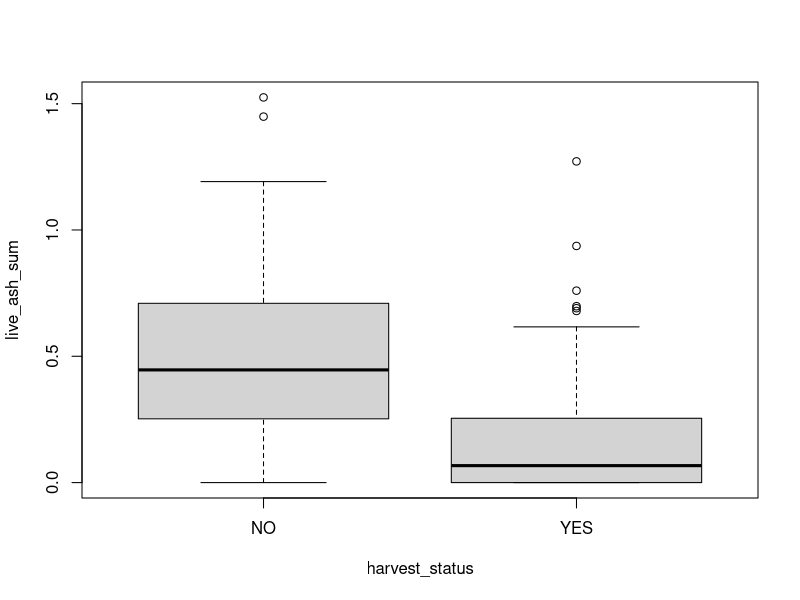
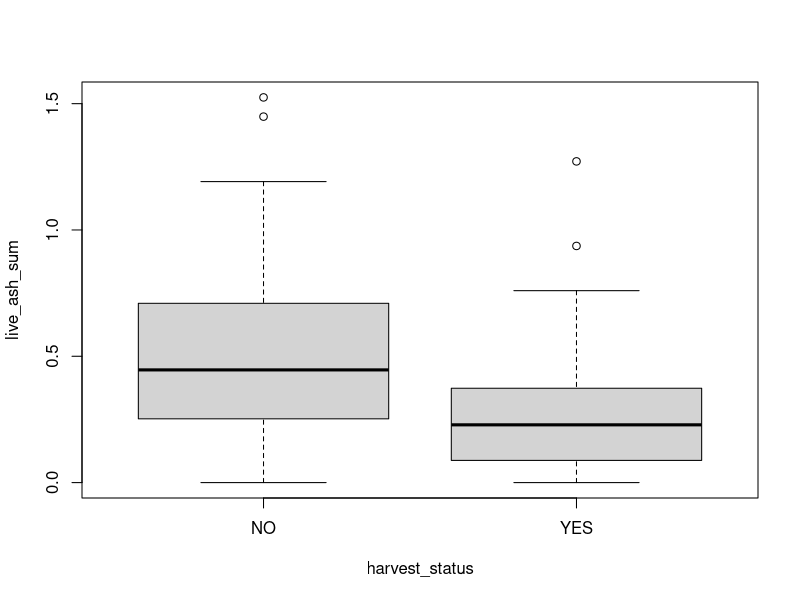
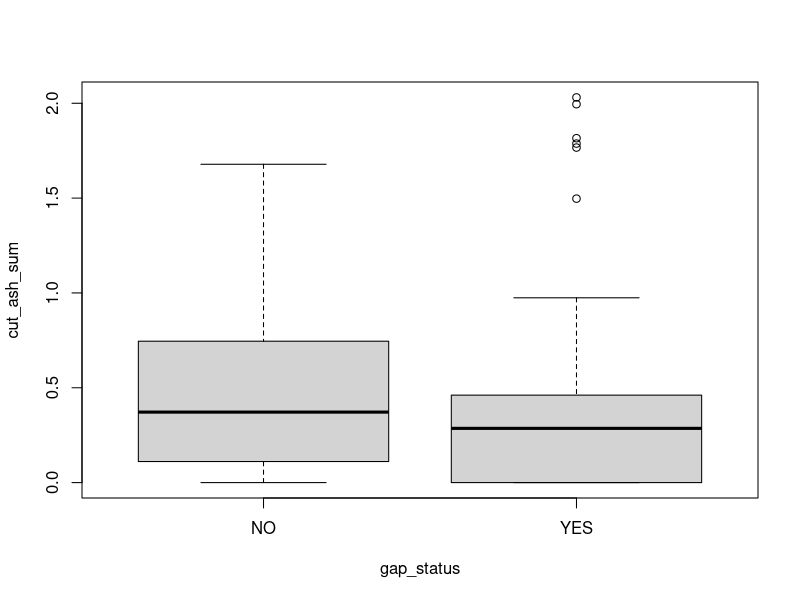
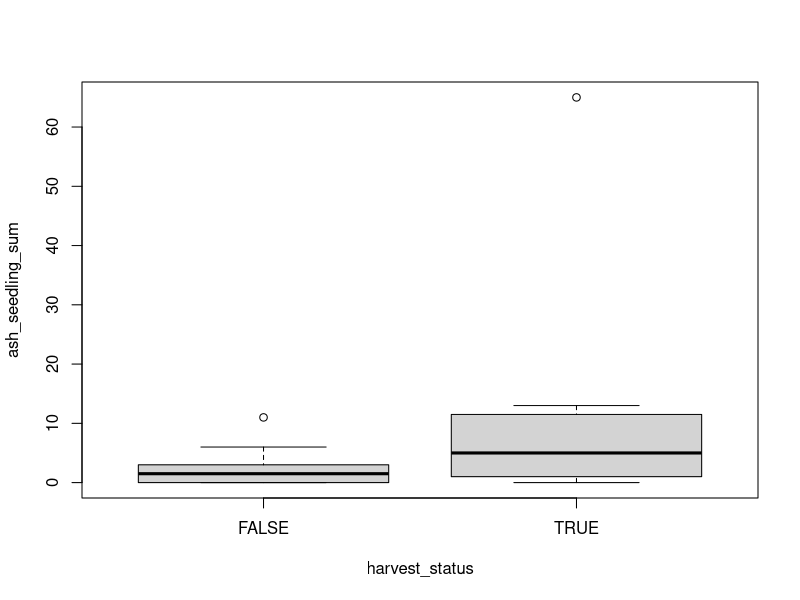
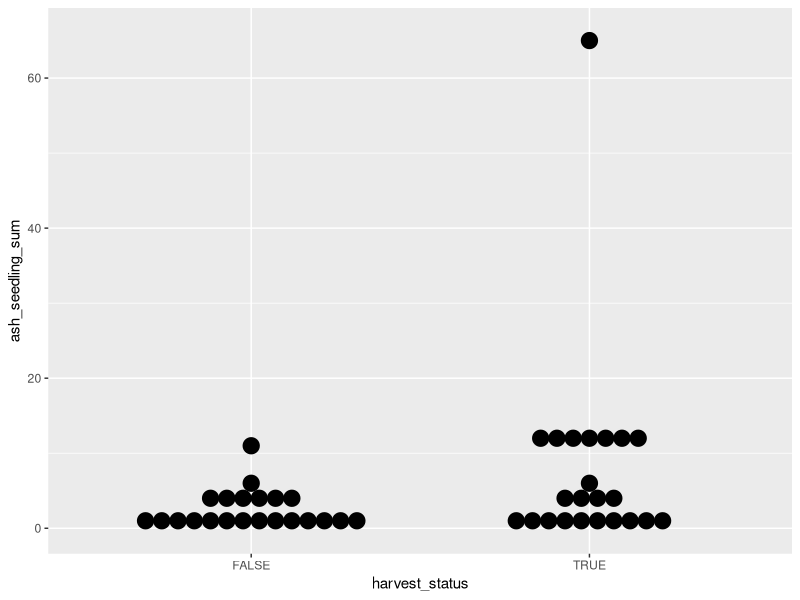
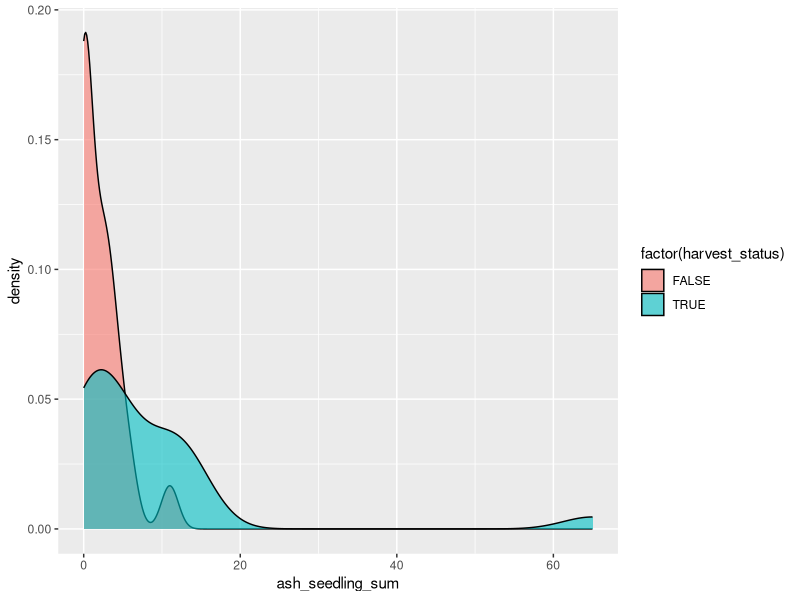
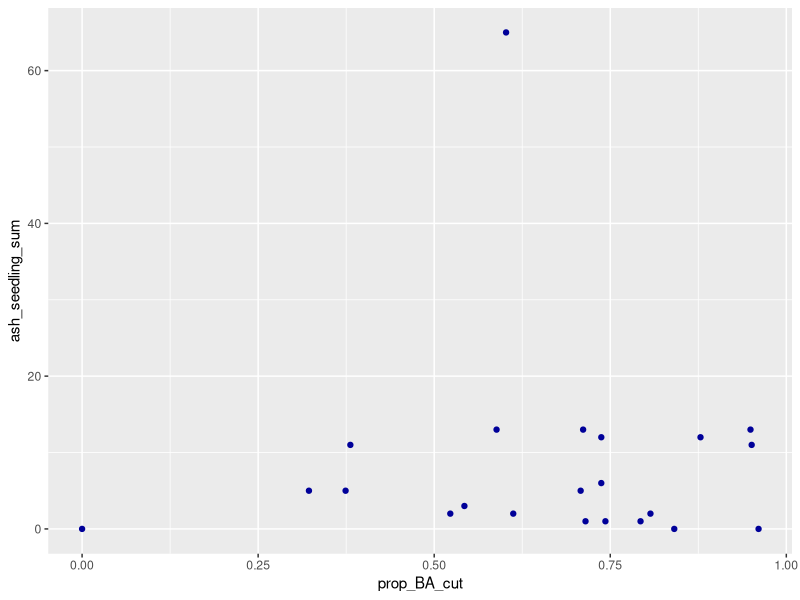
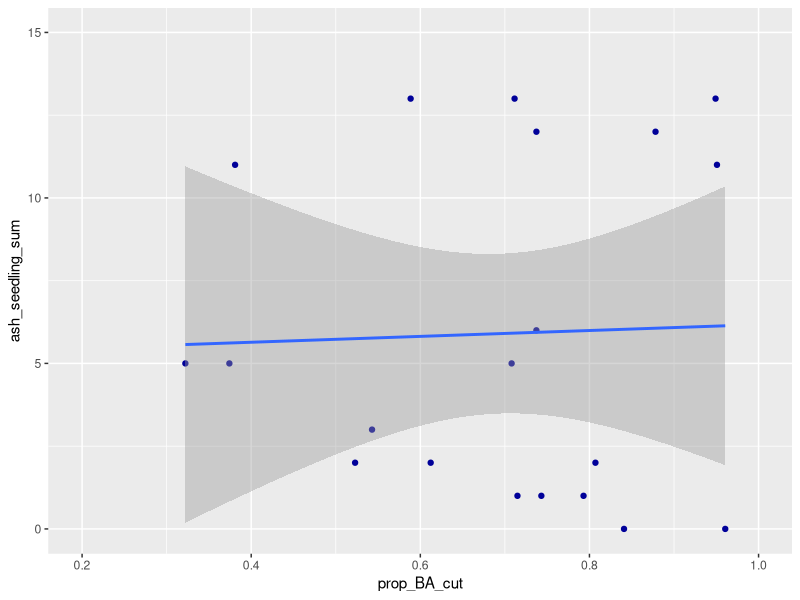

These charts were generated, in order, by the following R code:
## ---- chunk 1
knitr::opts_chunk$set(echo = TRUE)
stand_info <- read.csv("STAND_INFO_EAB_project_2020_cleaned_data.csv")
plot_info <- read.csv("PLOT_INFO_EAB_project_2020_cleaned_data.csv")
overstory_data <- read.csv("TREES_EAB_project_2020_cleaned_data.csv")
seedling_data <- read.csv("SEEDLINGS_EAB_project_2020_cleaned_data.csv")
small_sapling_data <- read.csv("SAPLINGS_SMALL_EAB_project_2020_cleaned_data.csv")
large_sapling_data <- read.csv("SAPLINGS_LARGE_EAB_project_2020_cleaned_data.csv")

library(tibble)
library(ggplot2)

#changing name of first column since it had some weird characters in it
names(overstory_data)[1] <- "plot_ID"
names(plot_info)[1] <- "plot_ID"
names(stand_info)[1]<- "Property"
names(seedling_data)[1] <- "plot_ID"
names(small_sapling_data)[1] <- "plot_ID"
names(large_sapling_data)[1] <- "plot_ID"
## ---- chunk 2
overstory_plus <- merge(x=overstory_data,y=plot_info,by="plot_ID")

#IN THE BELOW MODEL, I'm gonna convert things to use METRIC, not imperial, units!

overstory_plus$ASH_stump_DBH <- rep(NA)
overstory_plus$BA_sqm <- rep(NA)

#calculating BA for live trees & stumps using standard conversion from DBH to BA
#overstory_plus$BA_sqft <- overstory_plus$DBH_cm*overstory_plus$DBH_cm*0.005454

#BUT SINCE WE WANNA DO IT USING METRIC UNITS:
#RIGHT NOW THIS IS ONLY DOING IT CORRECTLY FOR LIVE TREES, NOT USING THE CORRECT DATA FOR STUMPS!!
overstory_plus$BA_sqm <- overstory_plus$DBH_cm*overstory_plus$DBH_cm*pi/40000

#only calculating the stump DBH w/ these constants for ash
for(i in nrow(overstory_plus)){
  if(overstory_plus$species[i]=="FRAM"){
    overstory_plus$ASH_stump_DBH[i] <- 
      (overstory_plus$DBH_cm[i]*((1.3716/overstory_plus$height_m[i])^-0.1074) +
         0.0685*(1.3716-overstory_plus$height_m[i]) + 0)
    # and then converting that to BA, for ASH stumps only
    overstory_plus$BA_sqm[i] <- 
      overstory_plus$ASH_stump_DBH[i]*overstory_plus$ASH_stump_DBH[i]*pi/40000 
  }
  
  plot_names <- unique(overstory_plus$plot_ID)
  ash_cut <- data.frame("plot_ID" = plot_info$plot_ID, 
                        "stand_ID" = plot_info$Stand_name,
                        "harvest_status" = plot_info$harvest_status, 
                        "gap_status" = plot_info$gap_status, 
                        "live_ash_sum"=rep(0), #starting @ zero so they can be added to
                        "cut_ash_sum"=rep(0) #ditto
                        #,"any_live_ash"=rep("NA"), #but adding a separate var to tell
                        #"any_cut_ash"=rep("NA") #whether it actually went thru /was counted
  )
  
  for (i in 1:nrow(overstory_plus)){ #iterating thru each tree/stump/snag in all plots
    
    #basically, adding the BA of each live ash tree in a plot to the sum value
    if(overstory_plus$species[i]=="FRAM"){
      if(overstory_plus$status[i]=="live"){
        ash_cut$live_ash_sum[ash_cut$plot_ID==overstory_plus$plot_ID[i]] <- 
          ash_cut$live_ash_sum[ash_cut$plot_ID==overstory_plus$plot_ID[i]] +
          overstory_plus$BA_sqm[i]
        #using BA calculated from DBH calculated w/ the formula I used above!
      } else if(overstory_plus$status[i]=="stump") {
        ash_cut$cut_ash_sum[ash_cut$plot_ID==overstory_plus$plot_ID[i]] <- 
          ash_cut$cut_ash_sum[ash_cut$plot_ID==overstory_plus$plot_ID[i]] +
          overstory_plus$BA_sqm[i]
      }
    }
    
  }
}
## ---- chunk 3
#this one maps BA (in sq m) of standing ash against harvest status 
#across all plots
boxplot(formula=live_ash_sum~harvest_status, data=ash_cut)

#ditto this one, except comparing only "matrix" plots against unharvested
boxplot(formula=live_ash_sum~harvest_status, 
        data=ash_cut[ash_cut$gap_status=="NO",])

#now just looking @ the spread of CUT ash in harvested sites
boxplot(formula=cut_ash_sum~gap_status,
        data=ash_cut[ash_cut$harvest_status=="YES",])

#are they significant?
live_ash_BA_all <- aov(formula=live_ash_sum~harvest_status, data=ash_cut)
print(live_ash_BA_all)
print(summary(live_ash_BA_all)) #yes!

live_ash_BA_mat <- aov(formula=live_ash_sum~harvest_status, 
                       data=ash_cut[ash_cut$gap_status=="NO",])
print(live_ash_BA_mat)
print(summary(live_ash_BA_mat))
## ---- chunk 4
#merging the seedlings df w/ the plot_info df on the basis of the plot_ID column
seedlings_plus <- merge(x=seedling_data,y=plot_info,by="plot_ID")

ash_seedlings <- data.frame("plot_ID" = plot_info$plot_ID, 
                            "stand_ID" = plot_info$Stand_name,
                            "harvest_status" = plot_info$harvest_status, 
                            "gap_status" = plot_info$gap_status, 
                            "ash_seedling_sum"=rep(0) #starting @ zero so they can be added to
)

#for loop to sum up all the ash seedlings...
for(i in 1:nrow(seedlings_plus)){ #iterating thru each seedling!
  if(seedlings_plus$species[i]=="FRAM"){ #only looking @ ash seedlings for now
    #ash_cut$live_ash_sum[ash_cut$plot_ID==overstory_plus$plot_ID[i]] <- 
    #  ash_cut$live_ash_sum[ash_cut$plot_ID==overstory_plus$plot_ID[i]] +
    #  overstory_plus$BA_sqm[i]
    ash_seedlings$ash_seedling_sum[seedlings_plus$plot_ID[i]==ash_seedlings$plot_ID] <-
      ash_seedlings$ash_seedling_sum[seedlings_plus$plot_ID[i]==ash_seedlings$plot_ID] +
      seedlings_plus$tally[i]
  }
}

#now, breaking it down by STAND

ash_seedlings_stand <- data.frame("stand_ID" = stand_info$Stand_name, 
 #                           "harvest_status" = stand_info$Harvest_status, 
 # making harvest status a binary variable of cut vs. not (not implicating "to be cut")
                            "harvest_status" = ifelse(stand_info$Harvest_status=="cut",TRUE,FALSE) ,
                           "ash_seedling_sum"=rep(0) #starting @ zero so they can be added to
)

#for loop to sum up all the ash seedlings...
for(i in 1:nrow(ash_seedlings)){ #iterating thru each PLOT!
    ash_seedlings_stand$ash_seedling_sum[ash_seedlings$stand_ID[i]==ash_seedlings_stand$stand_ID] <-
      ash_seedlings_stand$ash_seedling_sum[ash_seedlings$stand_ID[i]==ash_seedlings_stand$stand_ID] +
      #seedlings_plus$tally[i]
      ash_seedlings$ash_seedling_sum[i]
}

## ---- chunk 5
# more boxplots! ash seedlings @ stand-level -------------------------------
#now to create some basic boxplots comparing ash seedlings
# in harvested and non-harvested sites
p10=boxplot(formula=ash_seedling_sum~harvest_status, data=ash_seedlings_stand)
print(p10)
#boxplot is NOT very useful as both are clustered around 0...
#maybe a "dot plot" would be better??
anova1 <- aov(formula=ash_seedling_sum~harvest_status, data=ash_seedlings_stand)
print(summary(anova1)) #this one IS significant.

#dev.off()
#let's try a dot plot (then maybe a density plot?)
p11 <-ggplot(data=ash_seedlings_stand, aes(x=harvest_status, y=ash_seedling_sum)) +
  geom_dotplot(binaxis='y', stackdir='center')
print(p11)

#now let's try a density plot:
p12 <-ggplot(data=ash_seedlings_stand, aes(x=ash_seedling_sum)) + # number of seedlings on x-axis
  geom_density(aes(fill=factor(harvest_status)), #separating by treatment
               alpha=0.6)
print(p12) #this still doesn't look great IMO...but probably better than the boxplot

## ---- chunk 6
#do the same thing for cut/live ash by STAND
ash_cut_stand <- data.frame("stand_ID" = stand_info$Stand_name, 
        # making harvest status a binary variable of cut vs. not (not implicating "to be cut")
                      "harvest_status" = ifelse(stand_info$Harvest_status=="cut",TRUE,FALSE) ,
                      "live_ash_sum"=rep(0), #starting @ zero so they can be added to
                      "cut_ash_sum"=rep(0) #ditto
                      #,"any_live_ash"=rep("NA"), #but adding a separate var to tell
                      #"any_cut_ash"=rep("NA") #whether it actually went thru /was counted
)

#for loop to sum up harvested BA by stand...
for(i in 1:nrow(ash_cut)){ #iterating thru each PLOT!
  ash_cut_stand$live_ash_sum[ash_cut$stand_ID[i]==ash_cut_stand$stand_ID] <-
    ash_cut_stand$live_ash_sum[ash_cut$stand_ID[i]==ash_cut_stand$stand_ID] +
    ash_cut$live_ash_sum[i] #adding total BA per plot......
  ash_cut_stand$cut_ash_sum[ash_cut$stand_ID[i]==ash_cut_stand$stand_ID] <-
    ash_cut_stand$cut_ash_sum[ash_cut$stand_ID[i]==ash_cut_stand$stand_ID] +
    ash_cut$cut_ash_sum[i]
}

#adding proportion of ash BA cut:
ash_cut_stand$prop_BA_cut <- ash_cut_stand$cut_ash_sum /
  (ash_cut_stand$live_ash_sum+ash_cut_stand$cut_ash_sum)

#glimpse(ash_cut_stand)

#now to merge THESE two dataframes:
ash_seed_cut_stand <- merge(x=ash_seedlings_stand, y=ash_cut_stand, by="stand_ID")
glimpse(ash_seed_cut_stand)

#NOW to look at a regression with STAND-LEVEL data:
#looking @ harvested sites only:

p5 <- ggplot(data=ash_seed_cut_stand[ash_seed_cut_stand$harvest_status.x==TRUE,],
             aes(x=prop_BA_cut, y=ash_seedling_sum)) + 
  geom_point(color="#000099") #+
#  geom_smooth(method=lm) +
#  ylim(0,15) + #to crop that outlier 
#  xlim(0.2,1) #to crop a DIFFERENT outlier
p5 #there's a biiiig outlier.....


#with outliers dropped & regression line added:
p4 <- ggplot(data=ash_seed_cut_stand[ash_seed_cut_stand$harvest_status.x==TRUE,],
             aes(x=prop_BA_cut, y=ash_seedling_sum)) + 
  geom_point(color="#000099") +
  geom_smooth(method=lm) +
  ylim(0,15) + #to crop that outlier 
  xlim(0.2,1) #to crop a DIFFERENT outlier
p4 #there's a biiiig outlier.....
#max(ash_seed_cut_stand$ash_seedling_sum)
#summary(p4)


